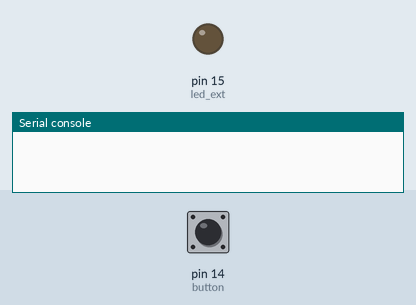
A program run on a simulated MicroPython board. Shown: output pins drawn as LEDs (lit = HIGH), the last lines printed to the serial console. Inputs (shaded band) come from the test bench; at power-on: pin 14 (button) HIGH.

Above: at 1.2 s.
1.3 s: pin 14 (button) pulled LOW for 0.15 s
At 2.1 s:
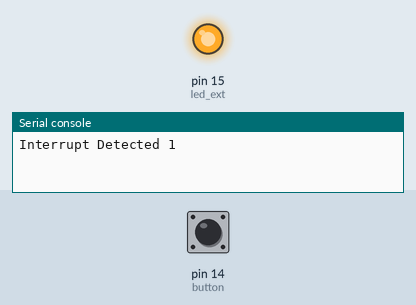
2.9 s: pin 14 (button) pulled LOW for 1 s
At 3.3 s:
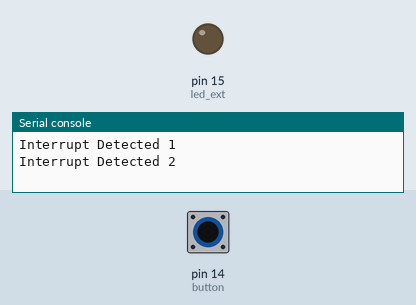
5.4 s: pin 14 (button) pulled LOW for 3.2 s
At 6.4 s:
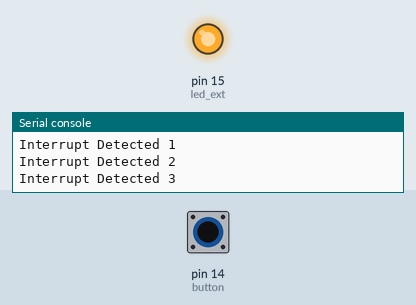
Timing chart, 0 to 8.4 s (numbered marks = the images above; inputs shaded):
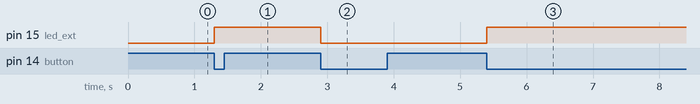

Measured:
- after the input at 1.3 s, pin 15 (led_ext): LOW → HIGH at once
- after the input at 2.9 s, pin 15 (led_ext): HIGH → LOW at once
- after the input at 5.4 s, pin 15 (led_ext): LOW → HIGH at once

The program:

buttonDebounce.py
```python
import machine
import utime

led_state = 0
debounce_time = 0
button_pushes = 0
led_ext = machine.Pin(15, machine.Pin.OUT)
button = machine.Pin(14, machine.Pin.IN, machine.Pin.PULL_UP)


def button_handler(button):
    global led_state, debounce_time
    if (utime.ticks_ms()-debounce_time) > 500:
        led_state = 1
        debounce_time=utime.ticks_ms()
button.irq(trigger=machine.Pin.IRQ_FALLING, handler=button_handler)


while True:
    if led_state is 1:
        led_state = 0
        button_pushes += 1
        print(f"Interrupt Detected {button_pushes}")
        led_ext.toggle()
```
